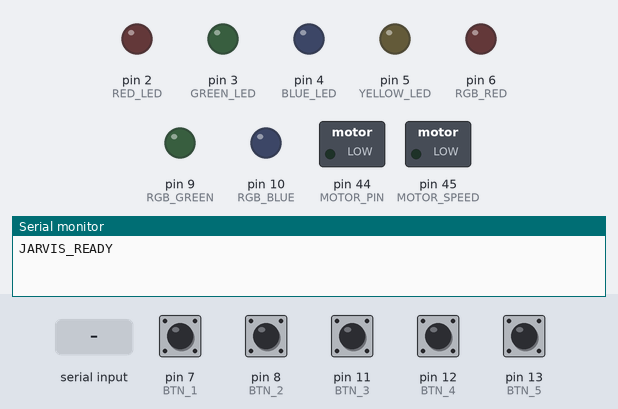
Simulated run of this sketch. Board: Arduino Mega 2560, built with avr-gcc and run on an emulated ATmega2560. Parts: switched loads named in the sketch (green lamp = pin HIGH), output pins drawn as LEDs (lit = HIGH), the last lines printed to the serial monitor. Inputs (shaded band) come from the test bench; at power-on: pin 7 (BTN_1), pin 8 (BTN_2), pin 11 (BTN_3), pin 12 (BTN_4), pin 13 (BTN_5) HIGH.

Above: at 2.1 s.
2.2 s: "LIGHTS_ON\n" received over Serial
At 3.2 s:
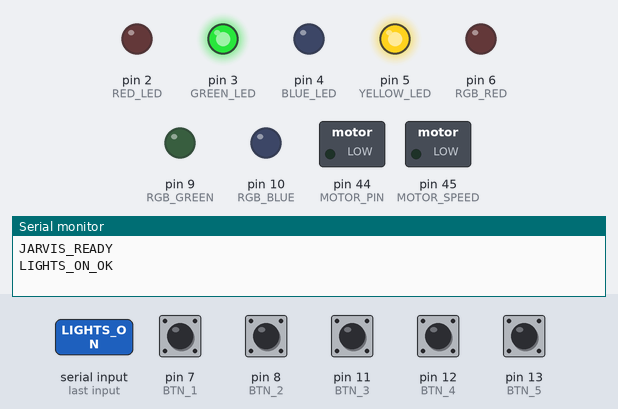
3.7 s: "MOVIE_MODE\n" received over Serial
At 4.4 s:
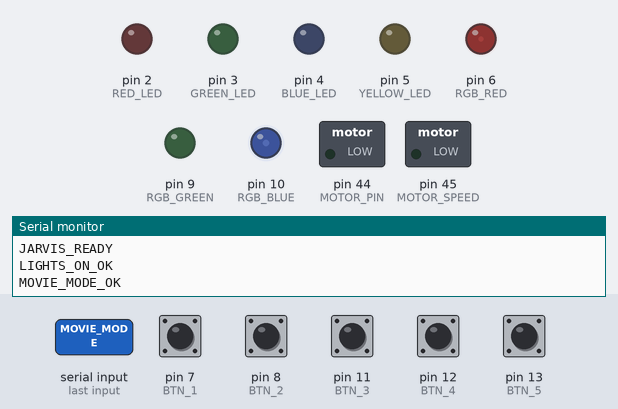
5.2 s: "STUDY_MODE\n" received over Serial
At 5.5 s:
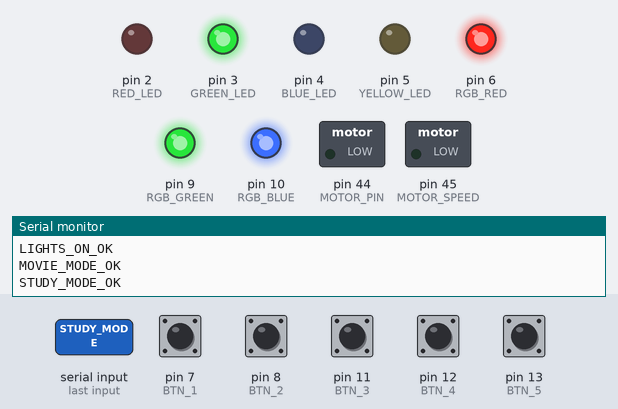
6.7 s: "FAN_SPEED_90\n" received over Serial
At 7.9 s:
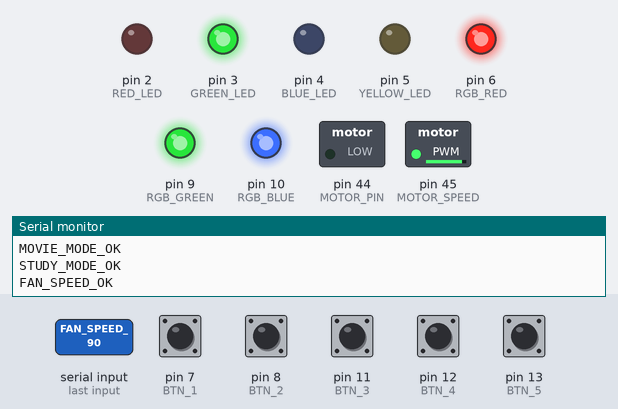
8.2 s: "LIGHTS_OFF\n" received over Serial
At 9.0 s:
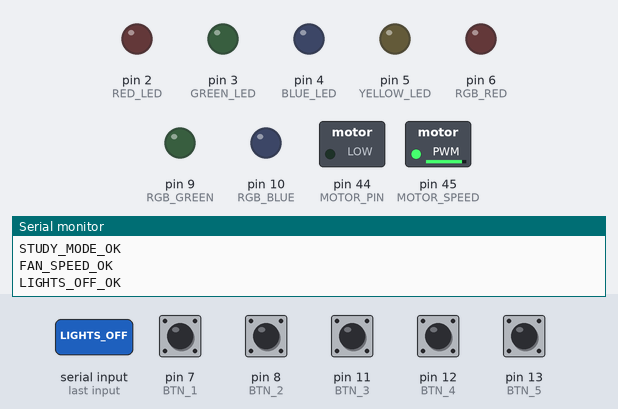
9.7 s: "STATUS_LISTENING\n" received over Serial
At 10.4 s:
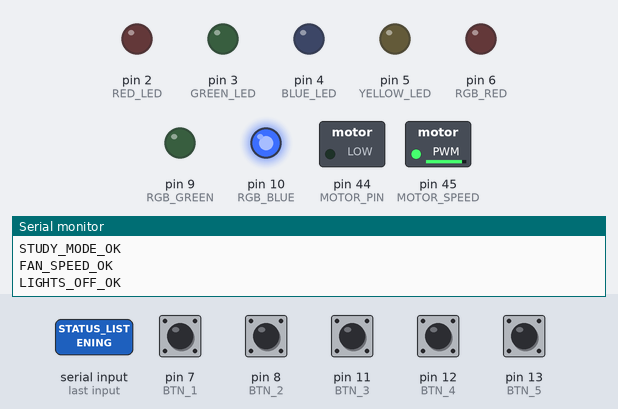
Timing chart, 0 to 12.2 s (numbered marks = the images above; inputs shaded):
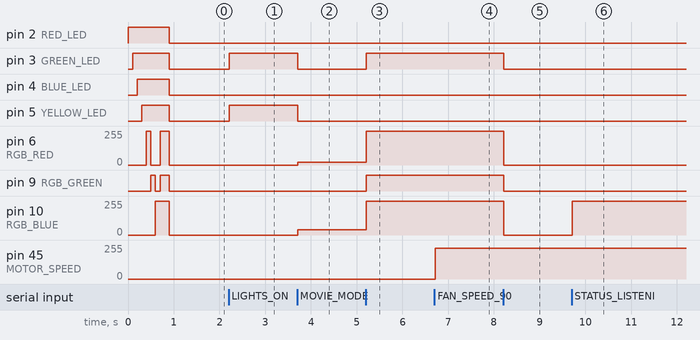

The sketch:

jarvis.ino
```cpp
// JARVIS Arduino Controller
// Controls LEDs, fan motor, and physical buttons
// Communicates with Python via Serial

// LED Pins
const int RED_LED = 2;
const int GREEN_LED = 3;
const int BLUE_LED = 4;
const int YELLOW_LED = 5;
const int RGB_RED = 6;
const int RGB_GREEN = 9;
const int RGB_BLUE = 10;

// Button Pins
const int BTN_1 = 7;   // Movie mode
const int BTN_2 = 8;   // Study mode
const int BTN_3 = 11;  // Party mode
const int BTN_4 = 12;  // Good morning
const int BTN_5 = 13;  // Stop/Cancel

// Motor Pin (via L298N)
const int MOTOR_PIN = 44;
const int MOTOR_SPEED = 45; // PWM pin for speed control

// Status LED states
bool isListening = false;
bool isProcessing = false;

// Button debounce
unsigned long lastDebounce = 0;
const int DEBOUNCE_DELAY = 200;

void setup() {
  Serial.begin(9600);

  // Set LED pins as output
  pinMode(RED_LED, OUTPUT);
  pinMode(GREEN_LED, OUTPUT);
  pinMode(BLUE_LED, OUTPUT);
  pinMode(YELLOW_LED, OUTPUT);
  pinMode(RGB_RED, OUTPUT);
  pinMode(RGB_GREEN, OUTPUT);
  pinMode(RGB_BLUE, OUTPUT);

  // Set button pins as input with pullup
  pinMode(BTN_1, INPUT_PULLUP);
  pinMode(BTN_2, INPUT_PULLUP);
  pinMode(BTN_3, INPUT_PULLUP);
  pinMode(BTN_4, INPUT_PULLUP);
  pinMode(BTN_5, INPUT_PULLUP);

  // Set motor pins as output
  pinMode(MOTOR_PIN, OUTPUT);
  pinMode(MOTOR_SPEED, OUTPUT);

  // Boot animation
  bootAnimation();

  Serial.println("JARVIS_READY");
}

void loop() {
  // Check for commands from Python
  if (Serial.available() > 0) {
    String command = Serial.readStringUntil('\n');
    command.trim();
    handleCommand(command);
  }

  // Check physical buttons
  checkButtons();
}

void handleCommand(String cmd) {
  if (cmd == "STATUS_LISTENING") {
    setRGB(0, 0, 255);        // Blue — listening
    digitalWrite(GREEN_LED, LOW);
  }
  else if (cmd == "STATUS_PROCESSING") {
    setRGB(255, 165, 0);      // Orange — processing
  }
  else if (cmd == "STATUS_SPEAKING") {
    setRGB(0, 255, 0);        // Green — speaking
  }
  else if (cmd == "STATUS_IDLE") {
    setRGB(0, 0, 20);         // Dim blue — idle
    allLedsOff();
  }
  else if (cmd == "LIGHTS_ON") {
    digitalWrite(GREEN_LED, HIGH);
    digitalWrite(YELLOW_LED, HIGH);
    Serial.println("LIGHTS_ON_OK");
  }
  else if (cmd == "LIGHTS_OFF") {
    allLedsOff();
    Serial.println("LIGHTS_OFF_OK");
  }
  else if (cmd == "MOVIE_MODE") {
    allLedsOff();
    setRGB(20, 0, 40);        // Deep purple
    Serial.println("MOVIE_MODE_OK");
  }
  else if (cmd == "STUDY_MODE") {
    allLedsOff();
    setRGB(255, 255, 255);    // Bright white
    digitalWrite(GREEN_LED, HIGH);
    Serial.println("STUDY_MODE_OK");
  }
  else if (cmd == "PARTY_MODE") {
    partyMode();
    Serial.println("PARTY_MODE_OK");
  }
  else if (cmd == "GOOD_MORNING") {
    allLedsOff();
    setRGB(255, 147, 41);     // Warm orange
    Serial.println("GOOD_MORNING_OK");
  }
  else if (cmd == "FAN_ON") {
    digitalWrite(MOTOR_PIN, HIGH);
    analogWrite(MOTOR_SPEED, 200);
    Serial.println("FAN_ON_OK");
  }
  else if (cmd == "FAN_OFF") {
    digitalWrite(MOTOR_PIN, LOW);
    analogWrite(MOTOR_SPEED, 0);
    Serial.println("FAN_OFF_OK");
  }
  else if (cmd.startsWith("FAN_SPEED_")) {
    int speed = cmd.substring(10).toInt();
    analogWrite(MOTOR_SPEED, map(speed, 0, 100, 0, 255));
    Serial.println("FAN_SPEED_OK");
  }
  else if (cmd == "ALERT") {
    alertAnimation();
  }
}

void checkButtons() {
  if (millis() - lastDebounce < DEBOUNCE_DELAY) return;

  if (digitalRead(BTN_1) == LOW) {
    Serial.println("BTN_MOVIE_MODE");
    lastDebounce = millis();
  }
  else if (digitalRead(BTN_2) == LOW) {
    Serial.println("BTN_STUDY_MODE");
    lastDebounce = millis();
  }
  else if (digitalRead(BTN_3) == LOW) {
    Serial.println("BTN_PARTY_MODE");
    lastDebounce = millis();
  }
  else if (digitalRead(BTN_4) == LOW) {
    Serial.println("BTN_GOOD_MORNING");
    lastDebounce = millis();
  }
  else if (digitalRead(BTN_5) == LOW) {
    Serial.println("BTN_STOP");
    lastDebounce = millis();
  }
}

void setRGB(int r, int g, int b) {
  analogWrite(RGB_RED, r);
  analogWrite(RGB_GREEN, g);
  analogWrite(RGB_BLUE, b);
}

void allLedsOff() {
  digitalWrite(RED_LED, LOW);
  digitalWrite(GREEN_LED, LOW);
  digitalWrite(BLUE_LED, LOW);
  digitalWrite(YELLOW_LED, LOW);
  setRGB(0, 0, 0);
}

void bootAnimation() {
  // Sequence through all LEDs on startup
  digitalWrite(RED_LED, HIGH);    delay(100);
  digitalWrite(GREEN_LED, HIGH);  delay(100);
  digitalWrite(BLUE_LED, HIGH);   delay(100);
  digitalWrite(YELLOW_LED, HIGH); delay(100);
  setRGB(255, 0, 0);              delay(100);
  setRGB(0, 255, 0);              delay(100);
  setRGB(0, 0, 255);              delay(100);
  setRGB(255, 255, 255);          delay(200);
  allLedsOff();
}

void partyMode() {
  for (int i = 0; i < 5; i++) {
    setRGB(255, 0, 0);   delay(100);
    setRGB(0, 255, 0);   delay(100);
    setRGB(0, 0, 255);   delay(100);
    setRGB(255, 0, 255); delay(100);
    setRGB(255, 255, 0); delay(100);
  }
  setRGB(255, 0, 128);
}

void alertAnimation() {
  for (int i = 0; i < 3; i++) {
    setRGB(255, 0, 0);
    digitalWrite(RED_LED, HIGH);
    delay(200);
    allLedsOff();
    delay(200);
  }
}
```

Measured:
- after the input at 2.2 s, pin 3 (GREEN_LED), pin 5 (YELLOW_LED): LOW → HIGH at once
- after the input at 3.7 s, pin 3 (GREEN_LED), pin 5 (YELLOW_LED): HIGH → LOW at once; pin 6 (RGB_RED): 0/255 → 20/255 at once; pin 10 (RGB_BLUE): 0/255 → 40/255 at once
- after the input at 5.2 s, pin 3 (GREEN_LED), pin 9 (RGB_GREEN): LOW → HIGH at once; pin 6 (RGB_RED): 20/255 → 255/255 at once; pin 10 (RGB_BLUE): 40/255 → 255/255 at once
- after the input at 6.7 s, pin 45 (MOTOR_SPEED): 0/255 → 229/255 at once
- after the input at 8.2 s, pin 3 (GREEN_LED), pin 9 (RGB_GREEN): HIGH → LOW at once; pin 6 (RGB_RED), pin 10 (RGB_BLUE): 255/255 → 0/255 at once
- after the input at 9.7 s, pin 10 (RGB_BLUE): 0/255 → 255/255 at once
